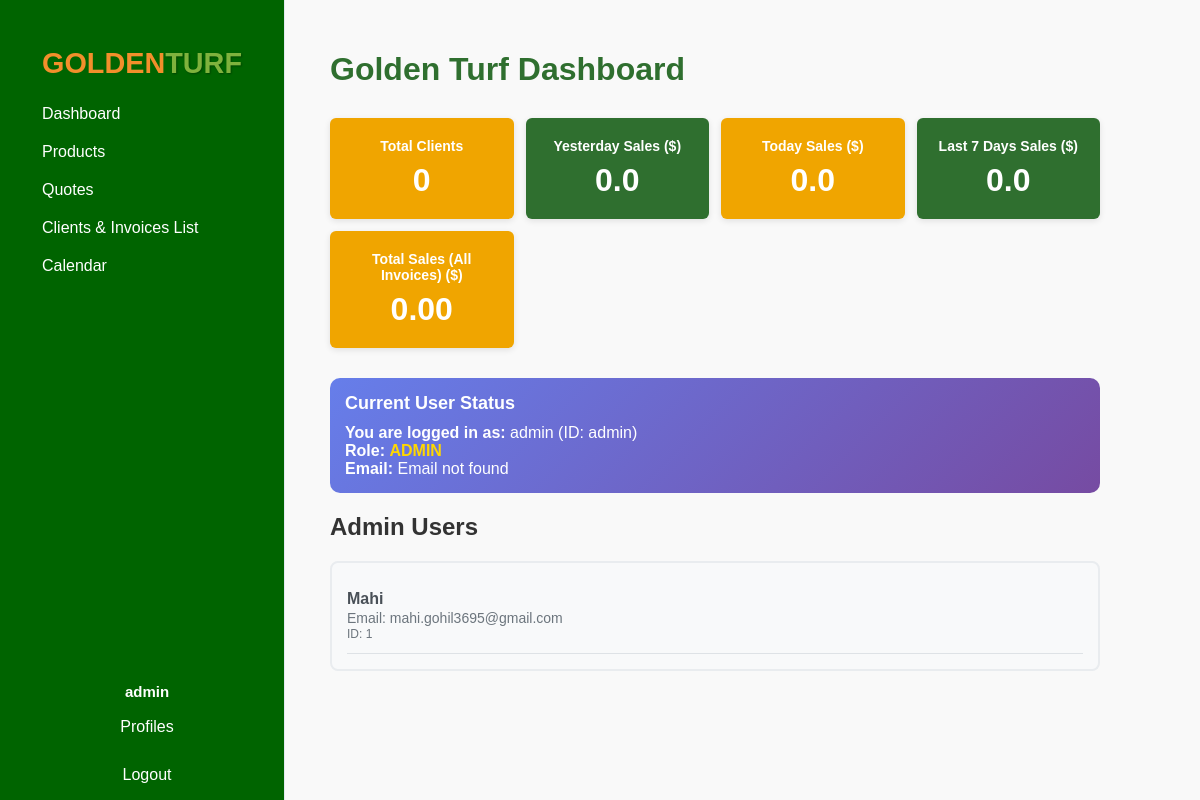
The page /dashboard (signed in) on the database its author committed.
### tables this page shows
CREATE TABLE "users" (
                id INTEGER PRIMARY KEY AUTOINCREMENT,
                name TEXT NOT NULL,
                email TEXT NOT NULL UNIQUE,
                password_hash BLOB,
                reset_token TEXT,
                token_expiry TEXT,
                role TEXT DEFAULT 'user',
                verification_code TEXT,
                permissions TEXT DEFAULT 'dashboard'
            );

### app.py (the view)
@app.route('/dashboard')
def dashboard():
    if 'user_id' not in session: return redirect(url_for('login'))
    total_clients_result = db_exec('SELECT COUNT(*) FROM clients WHERE owner_id = ?', (session['user_id'],), fetch='one')
    total_clients = total_clients_result[0] if total_clients_result else 0
    admins = db_exec('SELECT id, name, email FROM users WHERE role = "admin" ORDER BY id', fetch='all') or []
    from datetime import datetime, timedelta
    today = datetime.now().strftime('%Y-%m-%d')
    yesterday = (datetime.now() - timedelta(days=1)).strftime('%Y-%m-%d')
    week_ago = (datetime.now() - timedelta(days=7)).strftime('%Y-%m-%d')
    today_sales_result = db_exec('SELECT SUM(total) FROM invoices WHERE owner_id = ? AND DATE(created_date) = ? AND payment_status = "Paid"', (session['user_id'], today), fetch='one')
    today_sales = today_sales_result[0] if today_sales_result and today_sales_result[0] else 0
    yesterday_sales_result = db_exec('SELECT SUM(total) FROM invoices WHERE owner_id = ? AND DATE(created_date) = ? AND payment_status = "Paid"', (session['user_id'], yesterday), fetch='one')
    yesterday_sales = yesterday_sales_result[0] if yesterday_sales_result and yesterday_sales_result[0] else 0
    last_7_days_sales_result = db_exec('SELECT SUM(total) FROM invoices WHERE owner_id = ? AND DATE(created_date) >= ? AND payment_status = "Paid"', (session['user_id'], week_ago), fetch='one')
    last_7_days_sales = last_7_days_sales_result[0] if last_7_days_sales_result and last_7_days_sales_result[0] else 0
    total_sales_result = db_exec('SELECT SUM(total) FROM invoices WHERE owner_id = ? AND payment_status = "Paid"', (session['user_id'],), fetch='one')
    total_sales = total_sales_result[0] if total_sales_result and total_sales_result[0] else 0
    return render_template('dashboard.html',
                         total_clients=total_clients,
                         admins=admins,
                         today_sales=today_sales,
                         yesterday_sales=yesterday_sales,
                         last_7_days_sales=last_7_days_sales,
                         total_sales=total_sales)

### app.py (called while the page is built)
def db_exec(query, params=(), fetch=None):
    conn = sqlite3.connect('users.db')
    c = conn.cursor()
    c.execute(query, params)
    if fetch == 'one': result = c.fetchone()
    elif fetch == 'all': result = c.fetchall()
    else: result = None
    conn.commit()
    conn.close()
    return result

### templates/dashboard.html (shortened to what this page needs)
<!DOCTYPE html>
<html lang="en">
<head>
    <link rel="stylesheet" href="{{ url_for('static', filename='dashboard.css') }}">
</head>
<body>
    {% include '_sidebar.html' %}
    <div id="main_content" class="main-content" style="margin-left: 280px; padding: 30px 50px; width: calc(100vw - 330px); box-sizing: border-box;">
        <h1 id="dashboard_title">Golden Turf Dashboard</h1>
        <div id="kpi_grid" class="kpi-grid">
            <div id="kpi_total_clients" class="kpi-tile orange" data-metric="total_clients">
                <div class="kpi-label">Total Clients</div>
                <div class="kpi-value">{{ total_clients }}</div>
            </div>
            <div id="kpi_yesterday_sales" class="kpi-tile green" data-metric="yesterday_sales">
                <div class="kpi-label">Yesterday Sales ($)</div>
                <div class="kpi-value">{{ yesterday_sales|default(0)|float|round(2) }}</div>
            </div>
            <div id="kpi_today_sales" class="kpi-tile orange" data-metric="today_sales">
                <div class="kpi-label">Today Sales ($)</div>
                <div class="kpi-value">{{ today_sales|default(0)|float|round(2) }}</div>
            </div>
            <div id="kpi_last_7_days_sales" class="kpi-tile green" data-metric="last_7_days_sales">
                <div class="kpi-label">Last 7 Days Sales ($)</div>
                <div class="kpi-value">{{ last_7_days_sales|default(0)|float|round(2) }}</div>
            </div>
            <div id="kpi_total_sales" class="kpi-tile orange" data-metric="total_sales">
                <div class="kpi-label">Total Sales (All Invoices) ($)</div>
                <div class="kpi-value">{{ "{:,.2f}".format(total_sales|default(0)|float) }}</div>
            </div>
        </div>
        <section id="user_status_section" class="user-status" style="margin-bottom: 20px; padding: 15px; background: linear-gradient(135deg, #667eea 0%, #764ba2 100%); border-radius: 10px; color: white;">
            <h2 style="margin: 0 0 10px 0; font-size: 18px;">Current User Status</h2>
            <div style="font-size: 16px;">
                <strong>You are logged in as:</strong> {{ session.user_name or 'User' }} (ID: {{ session.user_id }})<br>
                <strong>Role:</strong>
                {% if session.user_role == 'admin' %}
                    <span style="color: #ffd700; font-weight: bold;">ADMIN</span>
                {% else %}
                    <span style="color: #lightblue;">User</span>
                {% endif %}
                <br>
                <strong>Email:</strong> {{ session.user_email or session.email or 'Email not found' }}
            </div>
        </section>
        <section id="admin_list_section" class="admin-list" style="margin-bottom: 30px;">
            <h2 id="admin_list_title">Admin Users</h2>
            <div id="admin_users_container" style="background: #f8f9fa; padding: 15px; border-radius: 8px; border: 2px solid #e9ecef;">
                {% if admins %}
                    <ul id="admin_users_list" style="list-style: none; padding: 0; margin: 0;">
                        {% for admin in admins %}
                            <li style="padding: 12px 0; border-bottom: 1px solid #dee2e6; display: flex; align-items: center; justify-content: space-between;">
                                <div style="display: flex; flex-direction: column;">
                                    <div style="display: flex; align-items: center; gap: 10px;">
                                        <strong style="color: #495057; font-size: 16px;">{{ admin[1] }}</strong>
                                    </div>
                                    <div style="color: #6c757d; font-size: 14px; margin-top: 2px;">
                                        <span style="font-weight: 500;">Email:</span> {{ admin[2] }}
                                    </div>
                                    <div style="color: #6c757d; font-size: 12px; margin-top: 1px;">
                                        <span style="font-weight: 500;">ID:</span> {{ admin[0] }}
                                    </div>
                                </div>
                            </li>
                        {% endfor %}
                    </ul>
                {% else %}
                    <div style="text-align: center; color: #6c757d; font-style: italic;">
                        Loading admin information...
                        <br><small>If you just registered, you should be the admin (ID 1)</small>
                    </div>
                {% endif %}
            </div>
        </section>
    </div>
</body>
</html>

### templates/_sidebar.html (shortened to what this page needs)
<div class="sidebar" style="border-right: 1px solid #e2e8f0; min-width: 220px; max-width: 220px; background: #006400; color: white; height: 100vh; position: fixed;">
    <div style="text-align:center;padding:15px 5px;">
        <div class="sidebar-logo" style="font-weight: 700; font-size: 1.8rem; font-family: 'Eastman Grotesque', Arial, sans-serif;">
            <span style="color: #F28F2B;">GOLDEN</span><span style="color: #7FB23D; text-shadow: 1px 1px 2px rgba(0,0,0,0.3);">TURF</span>
        </div>
    </div>
    <nav class="navbar">
        <a href="{{ url_for('dashboard') }}" style="color: white; font-size: 16px; text-decoration: none; display: block; padding: 10px;">Dashboard</a>
        <div class="nav-dropdown">
            <a href="#" class="dropbtn" style="color: white; font-size: 16px; text-decoration: none; display: block; padding: 10px;">Products</a>
        </div>
        <a href="{{ url_for('quotes') }}" style="color: white; font-size: 16px; text-decoration: none; display: block; padding: 10px;">Quotes</a>
        <a href="{{ url_for('payments') }}" style="color: white; font-size: 16px; text-decoration: none; display: block; padding: 10px;">Clients &amp; Invoices List</a>
        <a href="{{ url_for('calendar') }}" style="color: white; font-size: 16px; text-decoration: none; display: block; padding: 10px;">Calendar</a>
        <div style="position: absolute; bottom: 70px; left: 5px; width: 100%; text-align: center;">
            <div style="color: #fff; font-weight: 600; margin-bottom: 6px;">
                <span style="font-size: 15px;">{{ session.get('user_name', 'Unknown') }}</span>
            </div>
            <a href="{{ url_for('profiles') }}" style="color: white; font-size: 16px; text-decoration: none; display: block; padding: 10px; margin-bottom: 10px;">Profiles</a>
            <a href="{{ url_for('logout') }}" style="color: white; font-size: 16px; text-decoration: none; display: block; padding: 10px;">Logout</a>
        </div>
    </nav>
</div>

### static/dashboard.css (style rules this page uses)
body { font-family: Arial, sans-serif; margin: 0; background-color: #f9f9f9; color: #333; }
.sidebar { width: 220px; background-color: #006400; color: white; height: 100vh; position: fixed; top: 0; left: 0; padding: 2rem; border-right: 2px solid #e2e8f0; font-size: 18px; transition: background-color 0.3s ease; z-index: 100; box-shadow: none; margin: 0; overflow: hidden; }
.sidebar nav a[href$="payments"]::after { content: ""; font-size: inherit; color: inherit; margin-left: 0; }
.nav-dropdown { position: relative; display: block; }
.dropbtn { color: white; padding: 12px 20px; text-decoration: none; font-size: 18px; font-weight: normal; display: block; }
.main-content { margin-left: 220px; padding: 30px 40px; }
h1 { color: #2f6f2f; margin-bottom: 30px; }
.kpi-grid { display: grid; grid-template-columns: repeat(auto-fit, minmax(180px, 1fr)); gap: 15px; margin-bottom: 30px; width: 100%; max-width: 100%; box-sizing: border-box; }
@media (max-width: 1200px) { .kpi-grid { grid-template-columns: repeat(auto-fit, minmax(160px, 1fr)); gap: 12px; } }
.kpi-tile { background-color: white; border-radius: 6px; box-shadow: 0 2px 6px rgba(0,0,0,0.1); padding: 20px; display: flex; flex-direction: column; justify-content: center; align-items: center; font-weight: bold; font-size: 18px; color: #333; }
.kpi-tile.green { background-color: #2f6f2f; color: white; }
.kpi-tile.orange { background-color: #f0a500; color: white; }
.kpi-label { font-size: 14px; margin-bottom: 8px; text-align: center; }
.kpi-value { font-size: 32px; }

### rows shown on the page
users: get "admin", role "admin", user_id "admin", name "Mahi", email "mahi.gohil3695@gmail.com", id "1"

### other values the page prints
{{ total_clients }} "0"
{{ yesterday_sales|default(0)|float|round(2) }} "0.0"
{{ today_sales|default(0)|float|round(2) }} "0.0"
{{ last_7_days_sales|default(0)|float|round(2) }} "0.0"
{{ "{:,.2f}".format(total_sales|default(0)|float) }} "0.00"
{{ session.user_email or session.email or 'Email not found' }} "Email not found"
